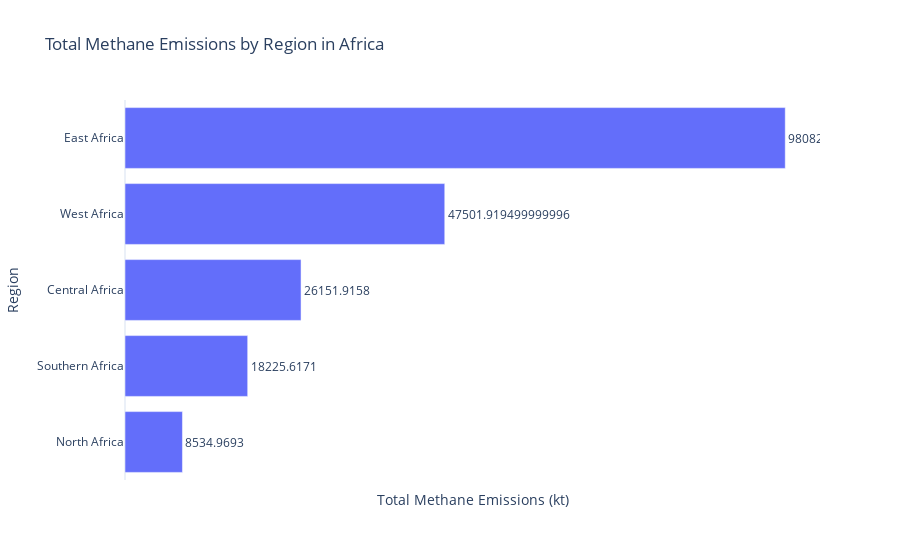

The notebook cell this image was saved under:
### Code cell
# @title Livestock Methane Emmission Distribution for African Regions (2000-2021)

# Group by 'Region' and sum the 'Value'
region_value_sum = africa_data.groupby('Region')['Value'].sum().reset_index()

# Sort the data by 'Value' in ascending order
region_value_sum = region_value_sum.sort_values(by='Value', ascending=True)

# Create a horizontal bar chart
fig = px.bar(region_value_sum,
             x='Value',
             y='Region',
             orientation='h',  # Horizontal bars
             title='Total Methane Emissions by Region in Africa',
             labels={'Value': 'Total Methane Emissions (kt)', 'Region': 'Region'},
             text='Value')  # Add text labels

# Customize layout
fig.update_layout(
    template='plotly_white',
    xaxis=dict(showticklabels=False),  # Remove x-axis ticks
    showlegend=False
)

# Add labels to the end of each bar
fig.update_traces(textposition='outside')

# Remove the top, right, and bottom border
fig.update_layout(
    xaxis_showgrid=False,
    yaxis_showgrid=False,
    yaxis=dict(showline=False),
    xaxis=dict(showline=False)
)

# Show the plot
fig.show()

### Figure 1 — Plotly figure (JSON) as saved in the notebook; plotly's stock layout.template omitted (floating-point values rounded to 4 significant figures)
{"data": [{"alignmentgroup": "True", "hovertemplate": "Total Methane Emissions (kt)=%{text}<br>Region=%{y}<extra></extra>", "legendgroup": "", "marker": {"color": "#636efa", "pattern": {"shape": ""}}, "name": "", "offsetgroup": "", "orientation": "h", "showlegend": false, "text": [8535.0, 18230.0, 26150.0, 47500.0, 98080.0], "textposition": "outside", "type": "bar", "x": [8535.0, 18230.0, 26150.0, 47500.0, 98080.0], "xaxis": "x", "y": ["North Africa", "Southern Africa", "Central Africa", "West Africa", "East Africa"], "yaxis": "y"}], "layout": {"barmode": "relative", "legend": {"tracegroupgap": 0}, "showlegend": false, "title": {"text": "Total Methane Emissions by Region in Africa"}, "xaxis": {"anchor": "y", "domain": [0, 1], "showgrid": false, "showline": false, "showticklabels": false, "title": {"text": "Total Methane Emissions (kt)"}}, "yaxis": {"anchor": "x", "domain": [0, 1], "showgrid": false, "showline": false, "title": {"text": "Region"}}}}
